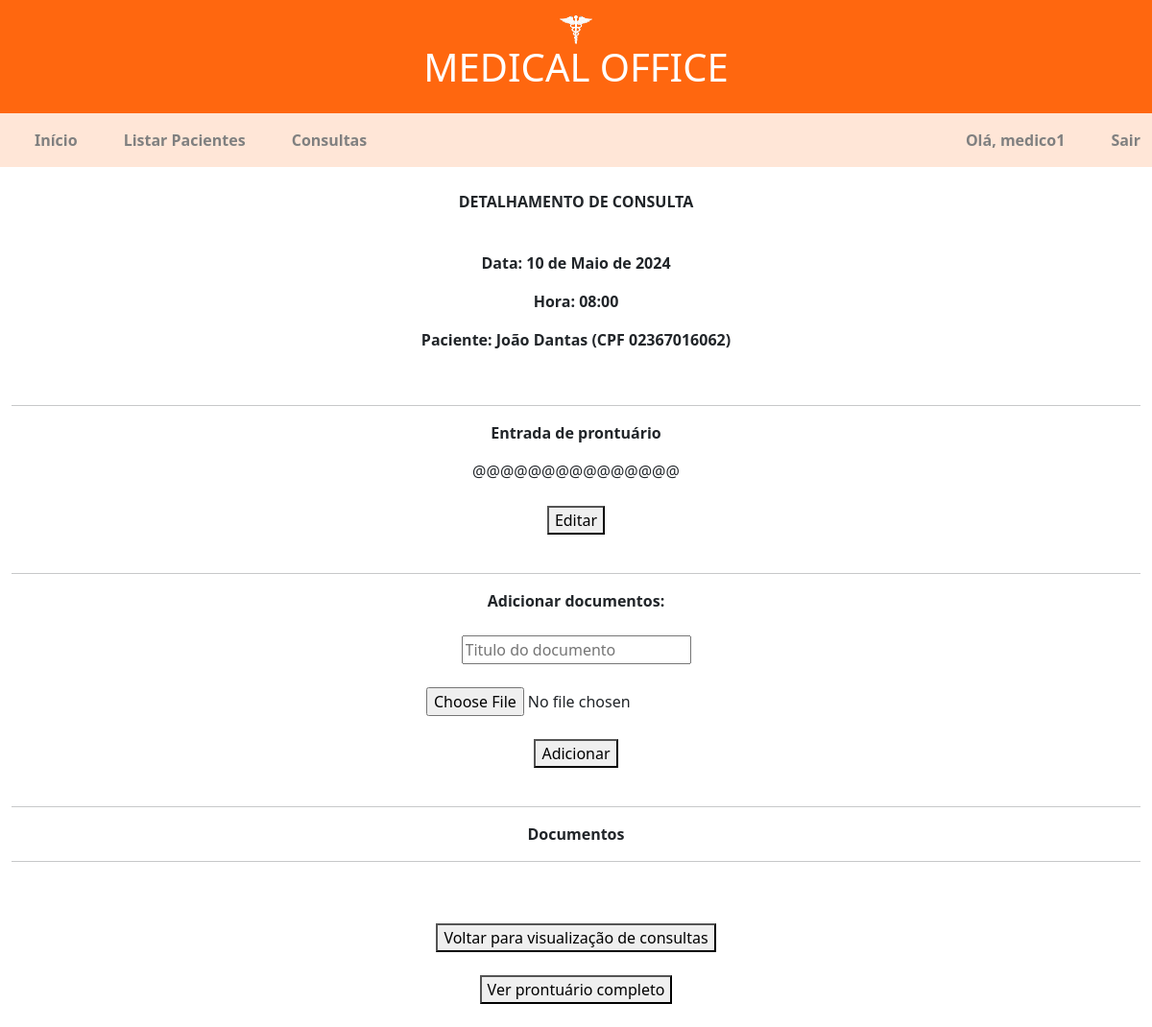
Page /office/display_appointment_details/234/ (signed in) on the committed database.
### office/models.py (models this page shows, shortened)
class Appointment(models.Model):
    date = models.DateField(null = True, blank = True)
    time = models.TimeField(null = True, blank = True)
    patient = models.ForeignKey(Patient, on_delete = models.DO_NOTHING, null = True)
    class Meta:
        ordering = ['date', 'time']

class Patient(models.Model):
    name = models.CharField(max_length = 200, null = True)
    date_of_birth = models.DateField(null = True, blank = True)
    CPF = models.CharField(max_length = 11, null = True)
    phone = models.CharField(max_length = 200, null = True)
    class Meta:
        ordering = ['name']

class MedicalRecordEntry(models.Model):
    content = models.CharField(max_length = 2000, null = True)
    appointment = models.ForeignKey(Appointment, on_delete = models.SET_NULL, null = True)
    patient = models.ForeignKey(Patient, on_delete = models.SET_NULL, null = True)

### office/decorators.py (the view)
    def wrapper(request, *args, **kwargs):
        if request.user.groups.filter(name="médicos").exists():
            return function(request, *args, **kwargs)
        raise PermissionDenied

### office/views.py (called while the page is built)
@login_required
@doctor_required
def display_appointment_details(request, appointment_id):
    appointment = Appointment.objects.get(id=appointment_id)
    documentos = appointment.document_set.all()
    print(documentos)
    medical_record_entry = appointment.medicalrecordentry_set.all()
    if(request.method == "POST"):
        post_data = request.POST
        new_medical_record_entry_content = post_data.get('new_medical_record_entry')
        MedicalRecordEntry.objects.create(content = new_medical_record_entry_content, appointment = appointment, patient = appointment.patient)
        medical_record_entry = appointment.medicalrecordentry_set.all()
    context= {
        'appointment': appointment,
        'medical_record_entry': medical_record_entry,
        'documentos': documentos
    }
    return render(request, 'office/display_appointment_details.html', context)

### office/templates/office/display_appointment_details.html (shortened to what this page needs)
{% extends "office/base_doctor.html" %}
{% block content %}
<div class="container-fluid text-center display:block">
    <br>
    <p><strong>DETALHAMENTO DE CONSULTA</strong></p>
    <br>
</div>
<div class="container-fluid text-center display:block">
    <p><strong>Data: {{appointment.date}}</strong></p>
    <p><strong>Hora: {{appointment.time}}</strong></p>
    <p><strong>Paciente: {{appointment.patient.name}} (CPF {{appointment.patient.CPF}})</strong></p>
    <br>
    <hr>
    <section >
        <p> <strong>Entrada de prontuário</strong></p>
        {%if medical_record_entry|length == 0 %}
            <form action = '{% url 'office:display_appointment_details' appointment_id=appointment.id%}' method="POST">
                {% csrf_token %}
                <label for="new_medical_record_entry"><strong>Preencha a entrada de prontuário desta consulta:</strong></label>
                <br>
                <textarea id="new_medical_record_entry" name="new_medical_record_entry" cols="60" rows="5"></textarea>
                <br><br>
                <button id="btSalvar" type="submit">Salvar</button>
                <p> <br></p>
            </form>
        {% else%}
            {{medical_record_entry.0.content}}
            <br><br>
            <button id="btEditar" onclick="window.location='{% url 'office:edit_medical_record_entry' appointment.id%}'; return false;" >Editar</button>
            <p> <br></p>
        {% endif %}
    </section>
    <hr>
    <section >
        <form action = '{% url 'office:add_document_to_appointment' appointment_id=appointment.id%}' method="POST" enctype="multipart/form-data">
            <label for="lb_add_document_to_appointment"><strong>Adicionar documentos: </strong></label>
            <br><br>
            <input type="text" id="ipt_title_document" name="ipt_title_document" placeholder="Titulo do documento">
            <br><br>
            <input type="file" id="ipt_add_document_to_appointment" name="ipt_add_document_to_appointment">
            <br><br>
            <button id="btAdicionar" type="submit">Adicionar</button>
            <br>
            <p> <br></p>
        </form>
    </section>
    <hr>
    <section >
        <p> <strong>Documentos</strong></p>
    </section>
    <hr>
    <br><br>
    <button onclick="window.location='{% url 'office:appointments_list_doctor' date=appointment.date%}'; return false;" >Voltar para visualização de consultas</button>
    <br><br>
    <button id="btVerProntuario" onclick="window.location='{% url 'office:patient_medical_record' patient_id=appointment.patient.id%}'; return false;" >Ver prontuário completo</button>
    <br><br>
</div>
{% endblock %}

### office/templates/office/base_doctor.html (shortened to what this page needs)
{% load static%}
<!doctype html>
<html lang="pt-BR">
<head>
  <link href="https://cdn.jsdelivr.net/npm/bootstrap@5.2.3/dist/css/bootstrap.min.css" rel="stylesheet">
</head>
<body>
    <nav class="navbar-header py-3" style="background-color:#ff670f; ">
        <div class="container-fluid text-center display:block">
          <img class="logo" src="{% static 'office/logowhite.png' %}" style="height: 30px; width: 80px; max-width: fit-content;">
            <span class="navbar-brand mb-0 h1" style = "color: white">
                <h1>MEDICAL OFFICE</h1>
            </span>
        </div>
    </nav>
    <nav class="navbar navbar-expand-lg" style= "background-color:#ffe6d7 ">
        <div class="container-fluid">
          <div class="collapse navbar-collapse" id="navbarTogglerDemo02" >
            <ul class="navbar-nav me-auto mb-2 mb-lg-0" >
              <li class="nav-item" >
                <a class="nav-link active" aria-current="page" href="{% url 'office:home_doctor' %} " style = "color: grey"><b>Início</b></a>
              </li>&emsp;&emsp;
              <li class="nav-item">
                <a id="listPatientsDoctor" class="nav-link" href="{% url 'office:list_patients_doctor' %}" style = "color: grey"><b>Listar Pacientes</b></a>
              </li>&emsp;&emsp;
              <li class="nav-item" >
                {% now "Y-m-d" as current_date%}
                <a id="appointmentsListDoctor"  class="nav-link active" aria-current="page" href="{% url 'office:appointments_list_doctor' date=current_date%} " style = "color: grey"><b>Consultas</b></a>
              </li>&emsp;&emsp;
            </ul>
            <span class="navbar-text" style = "color: grey"><b>Olá, {{user.username}}</b>
            </span>&emsp;&emsp;&emsp;
            <span class="navbar-text">
                <a class="nav-link" href="{%url 'logout'%}" style = "color: grey"><b>Sair</b></a>
            </span>
          </div>
        </div>
      </nav>
    {% block content %}
    {% endblock %}
</body>
</html>

### rows in the picture
Appointment: date "10 de Maio de 2024", time "08:00", patient.name "João Dantas", patient.CPF "02367016062"
MedicalRecordEntry: content "@@@@@@@@@@@@@@@"

### other values in the picture
{{ user.username }} "medico1"
